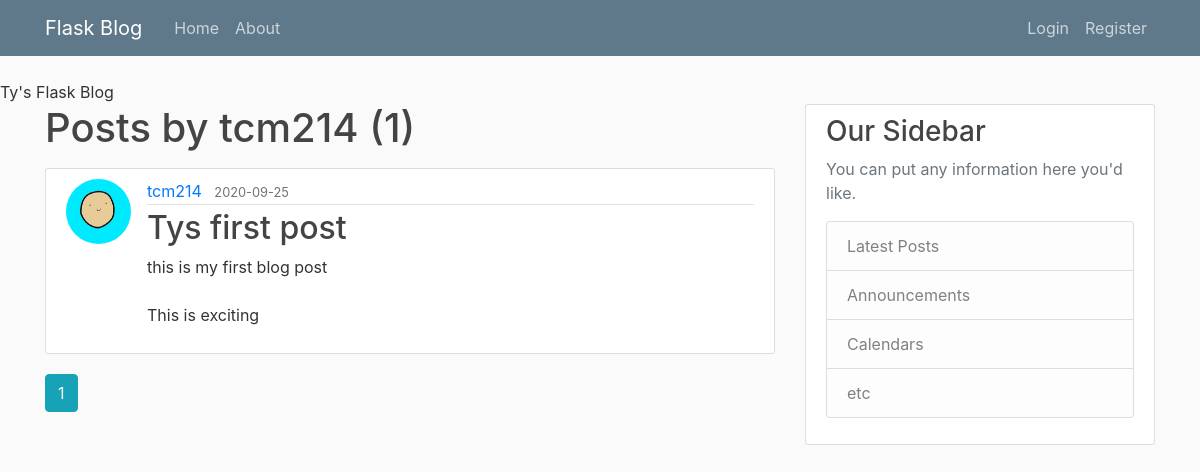
The app's page /user/tcm214, older data.
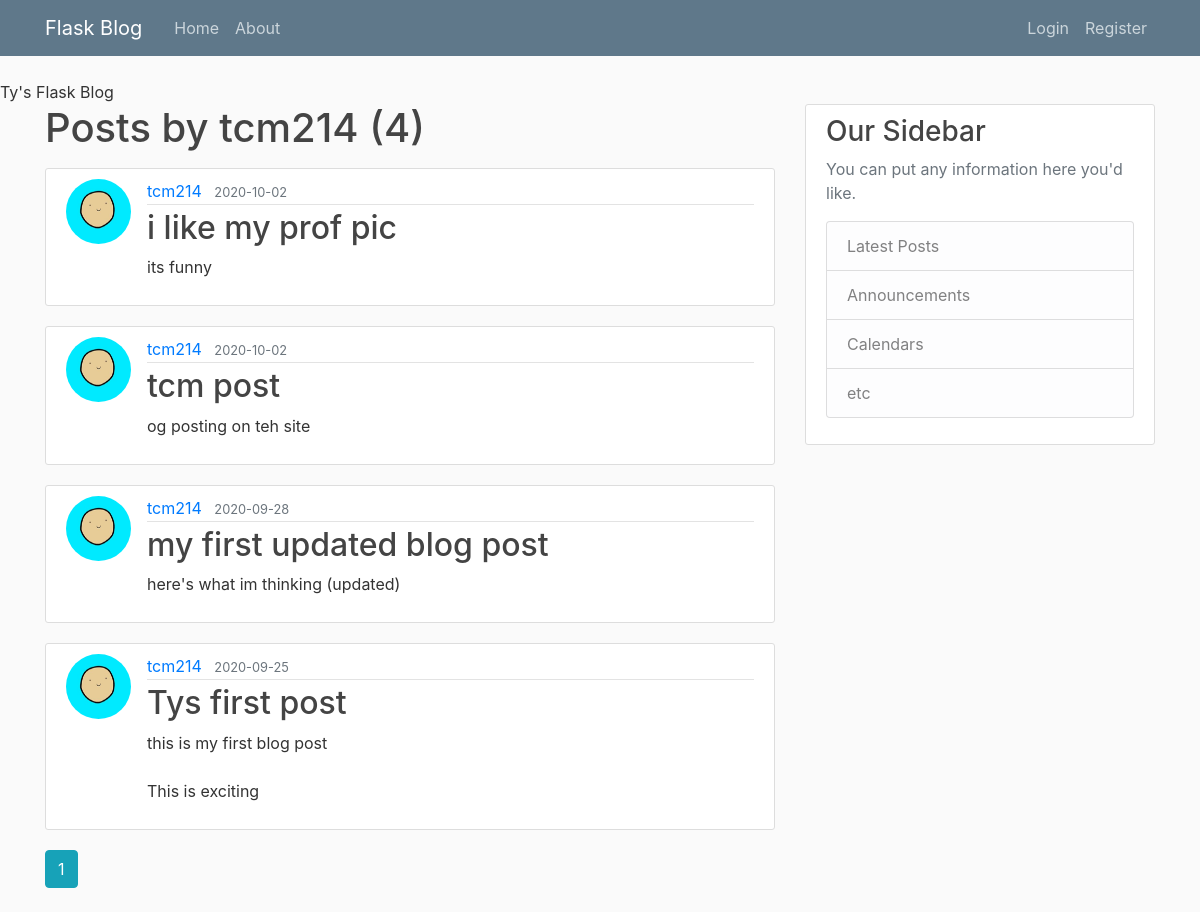
The same page, newer data.
### flask_project/models.py (models this page shows, shortened)
class User(db.Model, UserMixin):
	id = db.Column(db.Integer, primary_key=True)
	username = db.Column(db.String(20), unique=True, nullable=False)
	email = db.Column(db.String(120), unique=True, nullable=False)
	image_file = db.Column(db.String(20), nullable=False, default='default.jpg')
	password = db.Column(db.String(60), nullable=False)
	posts = db.relationship('Post', backref='author', lazy=True)

class Post(db.Model):
	id = db.Column(db.Integer, primary_key=True)
	title = db.Column(db.String(80), nullable=False)
	date_posted = db.Column(db.DateTime, nullable=False, default=datetime.utcnow)
	content = db.Column(db.Text, nullable=False)
	user_id = db.Column(db.Integer, db.ForeignKey('user.id'), nullable=False)

### flask_project/routes.py (the view)
@app.route("/user/<string:username>")
def user_posts(username):
	page = request.args.get('page', 1, type=int)
	user = User.query.filter_by(username = username).first_or_404()
	posts = Post.query.filter_by(author = user)\
		.order_by(Post.date_posted.desc())\
		.paginate(page=page, per_page=5)
	return render_template("user_posts.html", posts=posts, user=user)

### flask_project/templates/user_posts.html
{% extends "layout.html" %}
{% block content %}
  <h1 class="mb-3">Posts by {{ user.username }} ({{ posts.total }})</h1>
	{% for post in posts.items %}
		<article class="media content-section">
    <img class="rounded-circle article-img" src="{{ url_for('static', filename='profile_pics/' + post.author.image_file) }}">
      <div class="media-body">
        <div class="article-metadata">
          <a class="mr-2" href="{{ url_for('user_posts', username=post.author.username) }}">{{ post.author.username }}</a>
          <small class="text-muted">{{ post.date_posted.strftime('%Y-%m-%d') }}</small>
        </div>
        <h2><a class="article-title" href="{{ url_for('post', post_id=post.id) }}">{{ post.title }}</a></h2>
        <p class="article-content">{{ post.content }}</p>
      </div>
    </article>
	{% endfor %}
  {% for page_num in posts.iter_pages(left_edge=1, right_edge=1, left_current=1, right_current=2) %}
    {% if page_num %}
      {% if posts.page == page_num %}
        <a class="btn btn-info mb-4"href="{{ url_for('user_posts', username=user.username, page=page_num) }}">{{ page_num }}</a>
      {% else %}
        <a class="btn btn-outline-info mb-4"href="{{ url_for('user_posts', username=user.username, page=page_num) }}">{{ page_num }}</a>
      {% endif %}
    {% else %}
      ...
    {% endif %}
  {% endfor %}
{% endblock content %}

### flask_project/templates/layout.html (shortened to what this page needs)
<!DOCTYPE html>
<html>
<head>
    <link rel="stylesheet" href="https://maxcdn.bootstrapcdn.com/bootstrap/4.0.0/css/bootstrap.min.css">
    <link rel="stylesheet" type="text/css" href="{{ url_for('static', filename='main.css') }}"
	  {% if title %}
        <title>Ty's Flask Blog - {{ title }}</title>
    {% else %}
        <title>Ty's Flask Blog</title>
    {% endif %}
</head>
<body>
	<header class="site-header">
      <nav class="navbar navbar-expand-md navbar-dark bg-steel fixed-top">
        <div class="container">
          <a class="navbar-brand mr-4" href="/">Flask Blog</a>
          <div class="collapse navbar-collapse" id="navbarToggle">
            <div class="navbar-nav mr-auto">
              <a class="nav-item nav-link" href="{{ url_for('home') }}">Home</a>
              <a class="nav-item nav-link" href="{{ url_for('about') }}">About</a>
            </div>
            <div class="navbar-nav">
              {% if current_user.is_authenticated %}
                <a class="nav-item nav-link" href="{{ url_for('new_post') }}">New Post</a>
                <a class="nav-item nav-link" href="{{ url_for('account') }}">My Account</a>
                <a class="nav-item nav-link" href="{{ url_for('logout') }}">Logout</a>
              {% else %}
                <a class="nav-item nav-link" href="{{ url_for('login') }}">Login</a>
                <a class="nav-item nav-link" href="{{ url_for('register') }}">Register</a>
              {% endif %}
            </div>
          </div>
        </div>
      </nav>
    </header>
	<main role="main" class="container">
      <div class="row">
        <div class="col-md-8">
          {% block content %}{% endblock %}
        </div>
        <div class="col-md-4">
          <div class="content-section">
            <h3>Our Sidebar</h3>
            <p class='text-muted'>You can put any information here you'd like.
              <ul class="list-group">
                <li class="list-group-item list-group-item-light">Latest Posts</li>
                <li class="list-group-item list-group-item-light">Announcements</li>
                <li class="list-group-item list-group-item-light">Calendars</li>
                <li class="list-group-item list-group-item-light">etc</li>
              </ul>
            </p>
          </div>
        </div>
      </div>
    </main>
</body>
</html>

### flask_project/static/main.css (style rules this page uses)
body { background: #fafafa; color: #333333; margin-top: 5rem; }
h1, h2, h3, h4, h5, h6 { color: #444444; }
.bg-steel { background-color: #5f788a; }
.site-header .navbar-nav .nav-link { color: #cbd5db; }
.content-section { background: #ffffff; padding: 10px 20px; border: 1px solid #dddddd; border-radius: 3px; margin-bottom: 20px; }
.article-title { color: #444444; }
.article-content { white-space: pre-line; }
.article-img { height: 65px; width: 65px; margin-right: 16px; }
.article-metadata { padding-bottom: 1px; margin-bottom: 4px; border-bottom: 1px solid #e3e3e3 }

Row changes from the older to the newer data that the page shows:
added Post: image_file (picture), author.username "tcm214", date_posted "2020-10-02", title "i like my prof pic", content "its funny"
added Post: image_file (picture), author.username "tcm214", date_posted "2020-10-02", title "tcm post", content "og posting on teh site"
added Post: image_file (picture), author.username "tcm214", date_posted "2020-09-28", title "my first updated blog post", content "here's what im thinking (updated)"
Text that changed along with them:
{{ posts.total }}: "1" → "4"
